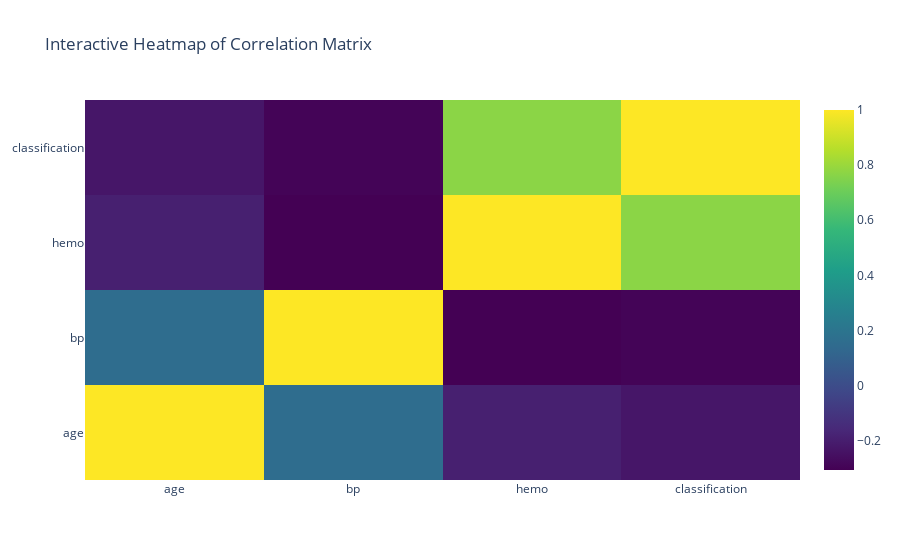

Notebook cell for this chart:
### Code cell
import plotly.graph_objects as go
heatmap=df[selected_columns].corr()
fig=go.Figure(data=go.Heatmap(z=heatmap.values,x=heatmap.columns,y=heatmap.index,colorscale='Viridis'))
fig.update_layout(title='Interactive Heatmap of Correlation Matrix')
fig.show()

### Figure 1 — Plotly figure (JSON) as saved in the notebook; plotly's stock layout.template omitted (floating-point values rounded to 4 significant figures)
{"data": [{"colorscale": [[0, "#440154"], [0.1111, "#482878"], [0.2222, "#3e4989"], [0.3333, "#31688e"], [0.4444, "#26828e"], [0.5556, "#1f9e89"], [0.6667, "#35b779"], [0.7778, "#6ece58"], [0.8889, "#b5de2b"], [1, "#fde725"]], "type": "heatmap", "x": ["age", "bp", "hemo", "classification"], "y": ["age", "bp", "hemo", "classification"], "z": [[1, 0.1595, -0.1929, -0.2273], [0.1595, 1, -0.3065, -0.2941], [-0.1929, -0.3065, 1, 0.7689], [-0.2273, -0.2941, 0.7689, 1]]}], "layout": {"title": {"text": "Interactive Heatmap of Correlation Matrix"}}}
